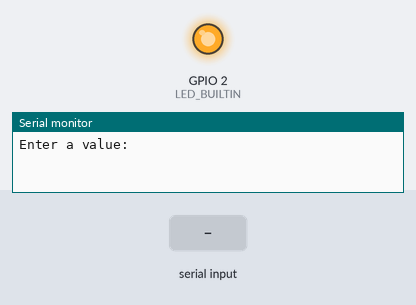
Bench run of a sketch on a simulated ESP32. Shown: output pins drawn as LEDs (lit = HIGH), the last lines printed to the serial monitor. Inputs (shaded band) come from the test bench.

Above: at 2.2 s.
2.3 s: "30,150\n" received over Serial
At 2.9 s:
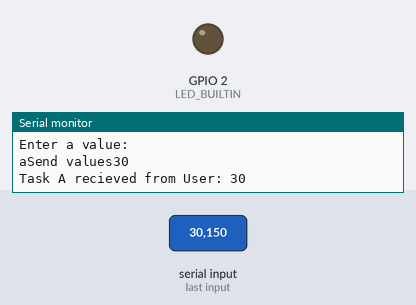
4.0 s: "90,45\n" received over Serial
Timing chart, 0 to 13.0 s (numbered marks = the images above; inputs shaded):
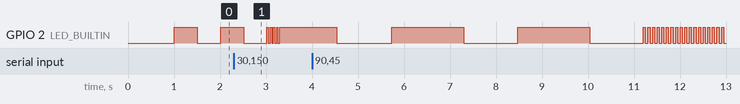

The sketch:

Queue_task.ino
```cpp
#define LED_BUILTIN 2
QueueHandle_t Queue1;
QueueHandle_t Queue2;

void TaskA(void *pvParameters) {
  int aSend;
  int aRecieve;
  while (1) {
    while (Serial.available() > 0) {
      aSend = Serial.parseInt();
      Serial.print("aSend values");
      Serial.println(aSend);

      if (aSend > 0) {
        Serial.print("Task A recieved from User: ");
        Serial.println(aSend);
        xQueueSend(Queue1, &aSend, 10 / portTICK_PERIOD_MS);
        vTaskDelay(1000);
      }
    }
    BaseType_t xRecieveStatus = xQueueReceive(Queue2, &aRecieve, 10 / portTICK_PERIOD_MS);
    if (xRecieveStatus == pdPASS) {
      Serial.print("Task A recieved value from Queue 2:");
      Serial.println(aRecieve);
    }
  }
}
void TaskB(void *pvParameters) {
  char bSend[] = "Blinked";
  int bRecieve = 500;  // default delay
  int num_blinks = 0;
  for (int i = 1;; i++) {
    if (num_blinks % 100 == 0 && num_blinks > 0) {
      Serial.print("Task B sent  value to Queue 2:");
      Serial.println(bSend);
      xQueueSend(Queue2, &num_blinks, 10 / portTICK_PERIOD_MS);
    }

    BaseType_t xRecieveStatus = xQueueReceive(Queue1, &bRecieve, 10 / portTICK_PERIOD_MS);
    if (xRecieveStatus == pdPASS) {
      Serial.print("Task B got  value from Queue 1:");
      Serial.println(bRecieve);
    }
    //Always keep blinking , dont wait for new value in Q2 to blink once
    num_blinks++;
    digitalWrite(LED_BUILTIN, HIGH);
    vTaskDelay(bRecieve / portTICK_PERIOD_MS);
    digitalWrite(LED_BUILTIN, LOW);
    vTaskDelay(bRecieve / portTICK_PERIOD_MS);
  }
}

void setup() {
  // put your setup code here, to run once:

  pinMode(LED_BUILTIN, OUTPUT);
  Queue1 = xQueueCreate(5, sizeof(int32_t));
  Queue2 = xQueueCreate(5, sizeof(int32_t));

  Serial.begin(300);
  vTaskDelay(1000);
  Serial.println("Enter a value:");
  xTaskCreate(TaskA, "TaskA", 1024, NULL, 1, NULL);
  xTaskCreate(TaskB, "TaskB", 1024, NULL, 1, NULL);
}

void loop() {
  // put your main code here, to run repeatedly:
}
// Mistakes i was making :
// creating tasks in loop not setup
// had to set the esp32 to blink outside the pdRevcieve status block, allowing the esp32 to blink always and not just when there is a new addition to queue 1 (for 1 cycle)
// Also updated delays, sending or receving from queues dont need dealys, but we shou,d add delays to
// while checking for serial input(Task A), Task B anyway delays when blinking 
```
